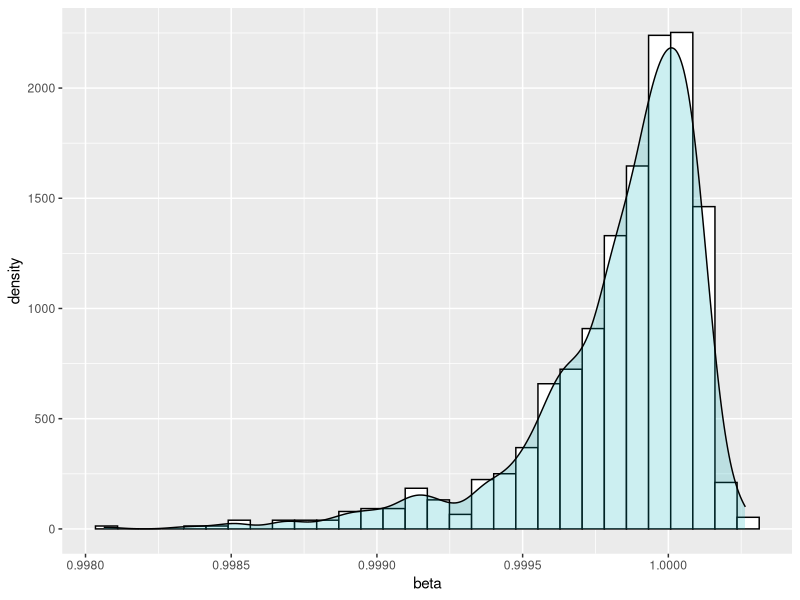

Generate this figure with R:
library(tidyverse)
set.seed(20230307)
lm <- lapply(
  1:1000,
  function(x) tibble(
    eps = rnorm(10000),
    y = eps,
    for (i in 2:10000){
      y[i] <- y[i-1] + eps[i]
    },
    yreg = y,
    x = c(0,y[1:9999])
  ) %>%
    lm(yreg~-1+x, .)
)

as_tibble(sapply(lm, coef)) %>% 
  ggplot(aes(x=value)) +
  geom_histogram(aes(y = ..density..), 
                 colour="black", fill="white")+ 
  geom_density(alpha = 0.2, fill = "#00AFBB") +
  xlab("beta")